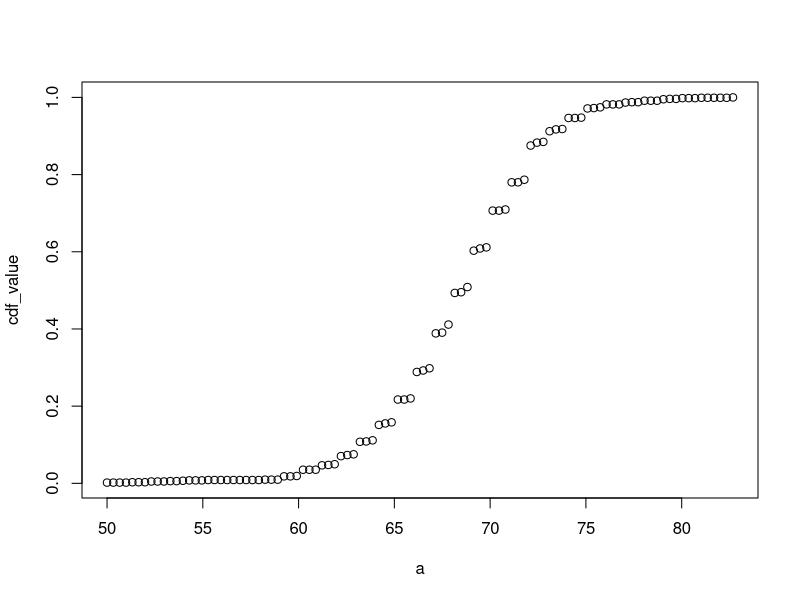
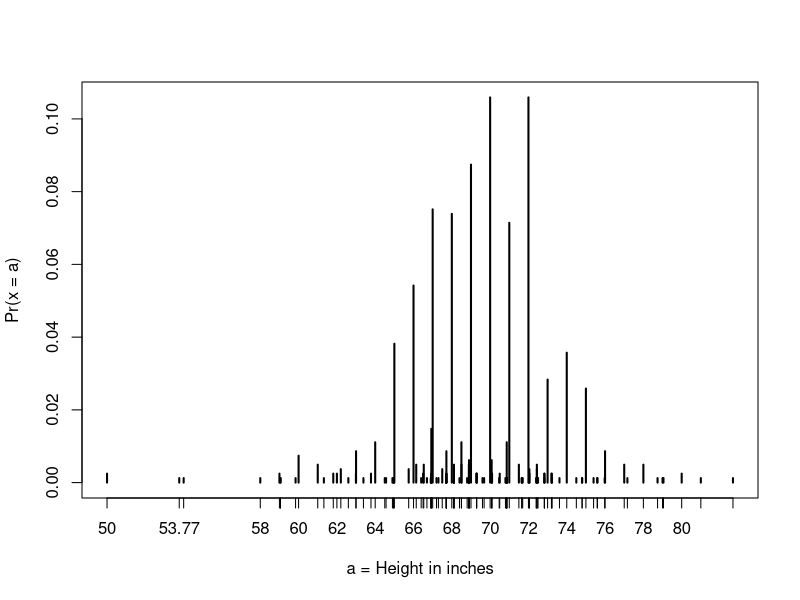
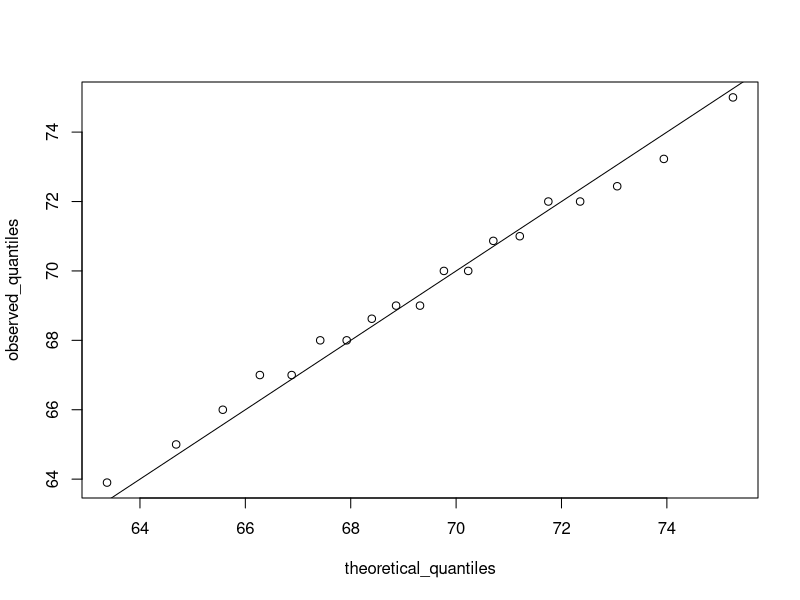
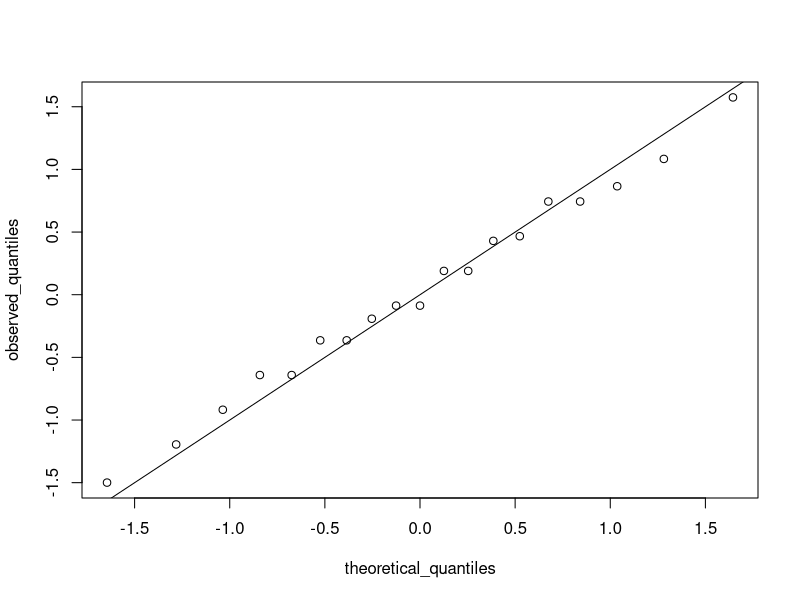

These charts were generated, in order, by the following R code:
## ---- chunk 1
library(dslabs)
data(murders)
head(murders)
## ---- chunk 2
# load the dataset
library(dslabs)
data(heights)
# make a table of category proportions
prop.table(table(heights$sex))
## ---- chunk 3
# example for student heights
a <- seq(min(heights$height), max(heights$height), length = 100)
cdf_function <- function(x){
  mean(heights$height <= x)
}
cdf_value <- sapply(a, cdf_function)
plot(a, cdf_value)
## ---- chunk 4
# define x as vector of male heights
library(tidyverse)
library(dslabs)
data(heights)
index <- heights$sex=="Male"
x <- heights$height[index]

# calculate the mean and standard deviation manually
average <- sum(x)/length(x)
SD <- sqrt(sum((x-average)^2)/length(x))

# built-in mean and sd functions - note that the audio and printed value disagree
average <- mean(x)
SD <- sd(x)
c(average = average, SD = SD)

# calculate standard units
z <- scale(x)

# calculate proportion of value within 2 SD of mean
mean(abs(z) < 2)
## ---- chunk 5
library(tidyverse)
library(dslabs)
data("heights")
x <- heights %>% filter(sex=="Male") %>% pull(height)
## ---- chunk 6
1 - pnorm(70.5, mean(x), sd(x))
## ---- chunk 7
# plot distribution of exact heights in data
plot(prop.table(table(x)), xlab = "a = Height in inches", ylab = "Pr(x = a)")
## ---- chunk 8
# probabilities in actual data over length 1 ranges containing a integer
mean(x <= 68.5) - mean(x <= 67.5)
mean(x <= 69.5) - mean(x <= 68.5)
mean(x <= 70.5) - mean(x <= 69.5)

# probabilities in normal approximation match well
pnorm(68.5, mean(x), sd(x)) - pnorm(67.5, mean(x), sd(x))
pnorm(69.5, mean(x), sd(x)) - pnorm(68.5, mean(x), sd(x))
pnorm(70.5, mean(x), sd(x)) - pnorm(69.5, mean(x), sd(x))

# probabilities in actual data over other ranges don't match normal approx as well
mean(x <= 70.9) - mean(x <= 70.1)
pnorm(70.9, mean(x), sd(x)) - pnorm(70.1, mean(x), sd(x))
## ---- chunk 9
library(dslabs)
data("heights")
## ---- chunk 10
summary(heights$height)
## ---- chunk 11
p <- seq(0.01, 0.99, 0.01)
percentiles <- quantile(heights$height, p)
## ---- chunk 12
percentiles[names(percentiles) == "25%"]
percentiles[names(percentiles) == "75%"]
## ---- chunk 13
p <- seq(0.01, 0.99, 0.01)
theoretical_quantiles <- qnorm(p, 69, 3)
## ---- chunk 14
# define x and z
library(tidyverse)
library(dslabs)
data(heights)

index <- heights$sex=="Male"
x <- heights$height[index]
z <- scale(x)

# proportion of data below 69.5
mean(x <= 69.5)

# calculate observed and theoretical quantiles
p <- seq(0.05, 0.95, 0.05)
observed_quantiles <- quantile(x, p)
theoretical_quantiles <- qnorm(p, mean = mean(x), sd = sd(x))

# make QQ-plot
plot(theoretical_quantiles, observed_quantiles)
abline(0,1)

# make QQ-plot with scaled values
observed_quantiles <- quantile(z, p)
theoretical_quantiles <- qnorm(p)
plot(theoretical_quantiles, observed_quantiles)
abline(0,1)
